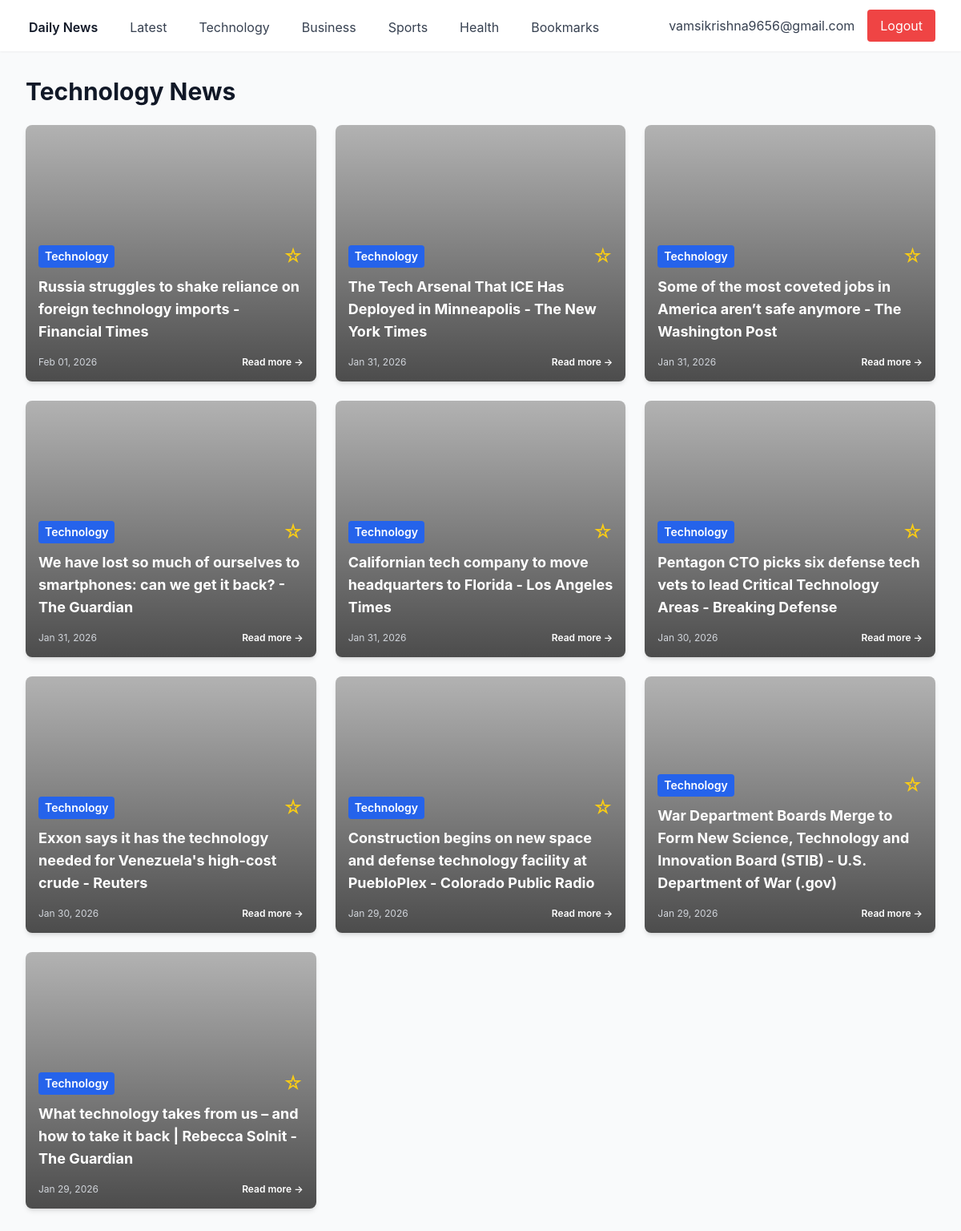
The page /category/Technology (signed in) on the database as committed earlier.
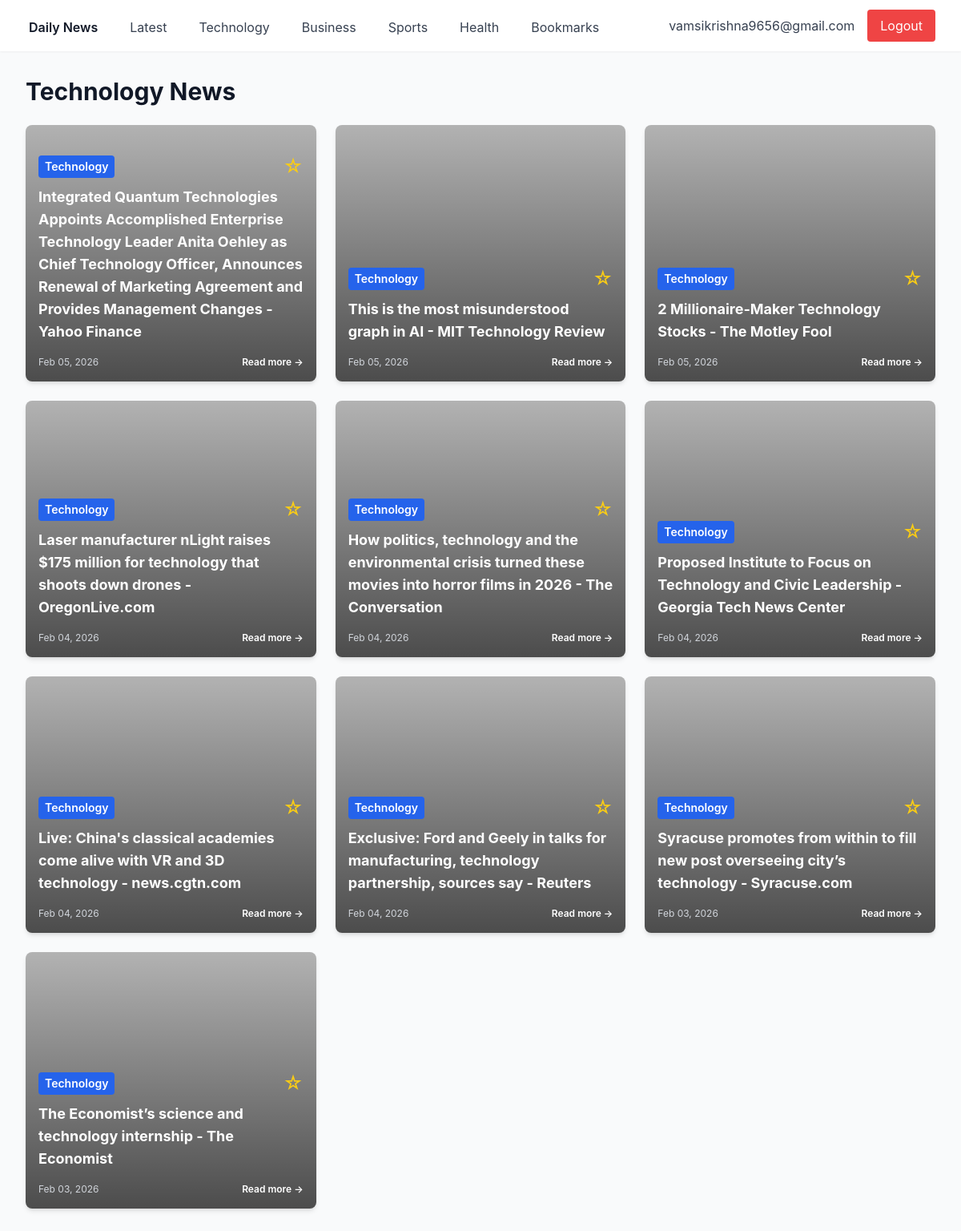
The same page on the database as committed later.
### app/models.py (models this page shows)
class User(Base):
    __tablename__ = "users"
    id = Column(Integer, primary_key=True, index=True)
    email = Column(String, unique=True, index=True)
    password_hash = Column(String)
    created_at = Column(DateTime, default=datetime.utcnow)
    bookmarks = relationship("Bookmark", back_populates="user")

class Article(Base):
    __tablename__ = "articles"
    id = Column(Integer, primary_key=True, index=True)
    title = Column(String)
    summary = Column(Text)
    url = Column(String)
    image_url = Column(String, nullable=True)
    category = Column(String, index=True)
    published_at = Column(DateTime)
    bookmarks = relationship("Bookmark", back_populates="article")

### app/news/routes.py (the view)
@router.get("/category/{category_name}", response_class=HTMLResponse)
async def category(request: Request, category_name: str, db: Session = Depends(get_db), current_user = Depends(get_current_user)):
    if not current_user:
        return RedirectResponse(url="/login")
    articles = db.query(Article).filter(Article.category == category_name).order_by(Article.published_at.desc()).limit(40).all()
    bookmarked_ids = set()
    if current_user:
        bookmarks = db.query(Bookmark).filter(Bookmark.user_id == current_user.id).all()
        bookmarked_ids = {b.article_id for b in bookmarks}
    return templates.TemplateResponse("index.html", {
        "request": request,
        "articles": articles,
        "current_user": current_user,
        "bookmarked_ids": bookmarked_ids,
        "category": category_name
    })

### templates/index.html (shortened to what this page needs)
{% extends "base.html" %}
{% block content %}
<h1 class="text-3xl font-bold text-gray-900 mb-6">{{ category }} News</h1>
{% if articles %}
<div class="grid grid-cols-1 md:grid-cols-2 lg:grid-cols-3 gap-6">
    {% for article in articles %}
    <div class="bg-white rounded-lg shadow-md overflow-hidden hover:shadow-lg transition">
        <div class="article-card-image" style="background-image: url('{{ article.image_url }}');">
            <div class="article-overlay">
                <div class="p-4">
                    <div class="flex items-center justify-between mb-2">
                        <span class="text-sm text-white font-semibold bg-blue-600 px-2 py-1 rounded">{{ article.category
                            }}</span>
                        <form method="POST" action="/bookmark/{{ article.id }}">
                            <button type="submit" class="text-yellow-400 hover:text-yellow-300 text-2xl">
                                {% if article.id in bookmarked_ids %}
                                ★
                                {% else %}
                                ☆
                                {% endif %}
                            </button>
                        </form>
                    </div>
                    <h2 class="text-lg font-bold text-white mb-4">
                        <a href="{{ article.url }}" target="_blank" class="hover:text-gray-200">
                            {{ article.title }}
                        </a>
                    </h2>
                    <div class="flex items-center justify-between text-xs text-gray-300">
                        <span>{{ article.published_at.strftime('%b %d, %Y') }}</span>
                        <a href="{{ article.url }}" target="_blank"
                            class="text-white hover:text-gray-200 font-semibold">
                            Read more →
                        </a>
                    </div>
                </div>
            </div>
        </div>
    </div>
    {% endfor %}
</div>
{% else %}
<div class="text-center py-12">
    <p class="text-gray-600 text-lg">No articles available yet. News will be fetched shortly.</p>
</div>
{% endif %}
{% endblock %}

### templates/base.html (shortened to what this page needs)
<!DOCTYPE html>
<html lang="en">
<head>
    <script src="https://cdn.tailwindcss.com"></script>
    <link rel="stylesheet" href="/static/styles.css">
</head>
<body class="bg-gray-50">
    {% if current_user %}
    <nav class="bg-white shadow-sm">
        <div class="max-w-7xl mx-auto px-4 sm:px-6 lg:px-8">
            <div class="flex justify-between h-16">
                <div class="flex space-x-8">
                    <a href="/" class="inline-flex items-center px-1 pt-1 text-gray-900 font-semibold">
                        Daily News
                    </a>
                    <a href="/" class="inline-flex items-center px-1 pt-1 text-gray-700 hover:text-gray-900">
                        Latest
                    </a>
                    <a href="/category/Technology" class="inline-flex items-center px-1 pt-1 text-gray-700 hover:text-gray-900">
                        Technology
                    </a>
                    <a href="/category/Business" class="inline-flex items-center px-1 pt-1 text-gray-700 hover:text-gray-900">
                        Business
                    </a>
                    <a href="/category/Sports" class="inline-flex items-center px-1 pt-1 text-gray-700 hover:text-gray-900">
                        Sports
                    </a>
                    <a href="/category/Health" class="inline-flex items-center px-1 pt-1 text-gray-700 hover:text-gray-900">
                        Health
                    </a>
                    <a href="/bookmarks" class="inline-flex items-center px-1 pt-1 text-gray-700 hover:text-gray-900">
                        Bookmarks
                    </a>
                </div>
                <div class="flex items-center">
                    <span class="text-gray-700 mr-4">{{ current_user.email }}</span>
                    <form method="POST" action="/logout">
                        <button type="submit" class="bg-red-500 text-white px-4 py-2 rounded hover:bg-red-600">
                            Logout
                        </button>
                    </form>
                </div>
            </div>
        </div>
    </nav>
    {% endif %}
    <main class="max-w-7xl mx-auto px-4 sm:px-6 lg:px-8 py-8">
        {% block content %}{% endblock %}
    </main>
</body>
</html>

### static/styles.css (style rules this page uses)
body { font-family: -apple-system, BlinkMacSystemFont, 'Segoe UI', Roboto, 'Helvetica Neue', Arial, sans-serif; }
a, button { transition: all 0.2s ease-in-out; }
.hover\:shadow-lg { transition: box-shadow 0.3s ease-in-out; }
.article-card-image { width: 100%; min-height: 320px; background-size: cover; background-position: center; background-repeat: no-repeat; position: relative; }
.article-overlay { position: absolute; top: 0; left: 0; right: 0; bottom: 0; background: linear-gradient(to bottom, rgba(0, 0, 0, 0.3) 0%, rgba(0, 0, 0, 0.7) 100%); display: flex; flex-direction: column; justify-content: flex-end; }

Rows that differ between the two databases and show on the page:
changed Article: title "The Tech Arsenal That ICE Has Deployed in Minneapolis - The New York Times" → "Integrated Quantum Technologies Appoints Accomplished Enterprise Technology Leader Anita Oehley as Chief Technology Officer, Announces Renewal of Marketing Agreement and Provides Management Changes - Yahoo Finance"; published_at "Jan 31, 2026" → "Feb 05, 2026"
changed Article: title "Some of the most coveted jobs in America aren’t safe anymore - The Washington Post" → "This is the most misunderstood graph in AI - MIT Technology Review"; published_at "Jan 31, 2026" → "Feb 05, 2026"
changed Article: title "Russia struggles to shake reliance on foreign technology imports - Financial Times" → "2 Millionaire-Maker Technology Stocks - The Motley Fool"; published_at "Feb 01, 2026" → "Feb 05, 2026"; moves down the list
changed Article: title "Pentagon CTO picks six defense tech vets to lead Critical Technology Areas - Breaking Defense" → "Laser manufacturer nLight raises $175 million for technology that shoots down drones - OregonLive.com"; published_at "Jan 30, 2026" → "Feb 04, 2026"; moves up the list
changed Article: title "War Department Boards Merge to Form New Science, Technology and Innovation Board (STIB) - U.S. Department of War (.gov)" → "How politics, technology and the environmental crisis turned these movies into horror films in 2026 - The Conversation"; published_at "Jan 29, 2026" → "Feb 04, 2026"; moves up the list
changed Article: title "We have lost so much of ourselves to smartphones: can we get it back? - The Guardian" → "Proposed Institute to Focus on Technology and Civic Leadership - Georgia Tech News Center"; published_at "Jan 31, 2026" → "Feb 04, 2026"
changed Article: title "Exxon says it has the technology needed for Venezuela's high-cost crude - Reuters" → "Live: China's classical academies come alive with VR and 3D technology - news.cgtn.com"; published_at "Jan 30, 2026" → "Feb 04, 2026"; moves down the list
changed Article: title "Californian tech company to move headquarters to Florida - Los Angeles Times" → "Exclusive: Ford and Geely in talks for manufacturing, technology partnership, sources say - Reuters"; published_at "Jan 31, 2026" → "Feb 04, 2026"
changed Article: title "Construction begins on new space and defense technology facility at PuebloPlex - Colorado Public Radio" → "Syracuse promotes from within to fill new post overseeing city’s technology - Syracuse.com"; published_at "Jan 29, 2026" → "Feb 03, 2026"
changed Article: title "What technology takes from us – and how to take it back | Rebecca Solnit - The Guardian" → "The Economist’s science and technology internship - The Economist"; published_at "Jan 29, 2026" → "Feb 03, 2026"
